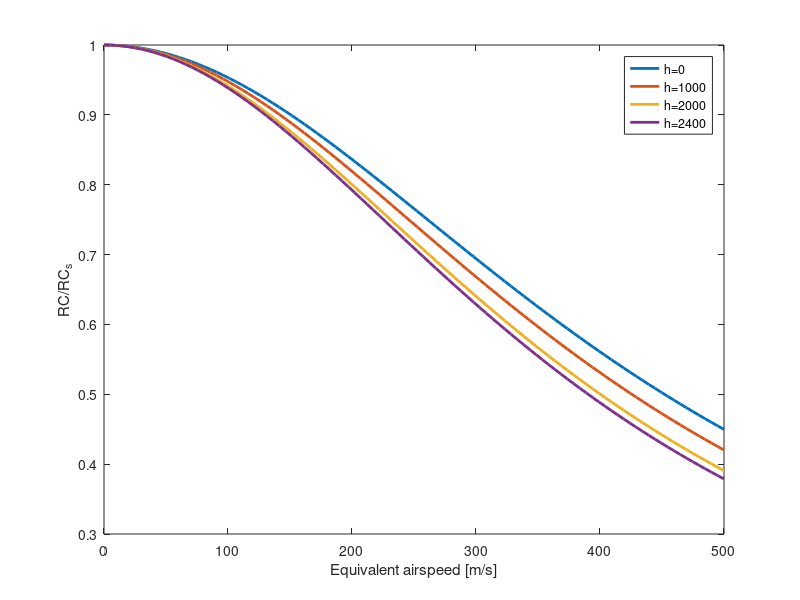

The MATLAB script that drew this image: (Note: this script raises an error after producing the figure.)
%% Inputs
%ISA inputs
R_isa=287.;              %??
g_isa=9.80665;          %gravitational acceleration
lambda_isa=-0.0065;     %temperature gradient
rho0_isa=1.225;         %sea level density
P0_isa=101325;          %sea level pressure
                              %INPUT   [m]
T_0_isa=288.15;         %sea level temperature
T_isa=288.15  ;  %temperature
%% Other inputs
W=100.;               %INPUT   [N]
Thrust=5000.;           %INPUT   [N]
D=300.;                %INPUT   [N]
alhph_T =0;             %INPUT   [radian] Assumed to be zero.
h_alt=2400;             %INPUT   [m] 
V_climb=10.;             %INPUT   [m/s]
t=0.;
Ve=linspace(0,500);
Pa=10000.;  %constant
fuel_flow=1.
tarray=[];
harray=[];
ROCarray=[];
h=0.;
P_isa = P0_isa * ((1 + (lambda_isa*h) / T_0_isa) ^ (-g_isa / (R_isa*lambda_isa)))
 
delta_h=1000;
for j=Ve
    
    M=j*sqrt(rho0_isa/(1.4*P_isa));
    %L=W;
    ROC_steady=(Pa-D*j)/W; %Rate of climb [m/s]
    %flight_angle_steady=asin(ROC_steady/V_climb);   %flight angle [radians]
    ROC_unsteady_steady=1/(1+1.4/2*M^2*(1+R_isa/g_isa*lambda_isa)) ;%unsteady climb 
        %ROC_unsteady_steady=1/(1+0.56*M^2);
    
        
  
    %ROC_unsteady_EAS=ROC_steady*ROC_unsteady_steady;
    %flight_angle_unsteady_EAS=asin(sin(flight_angle_steady)*(1+1.4*M^2/2*(1+R_isa/g_isa*lambda_isa)));
    
    h=h+delta_h    ;          %height change
    %delta_t=delta_h/ROC_unsteady_EAS;
    %t=t+delta_t;%Time Change
    %W=W-delta_t*fuel_flow; %Weight change
    %tarray=[tarray, t];
    harray=[harray,h];
    ROCarray=[ROCarray, ROC_unsteady_steady];
    
end
h=1000;
ROC2array=[];
for j=Ve
    P_isa = P0_isa * ((1 + (lambda_isa*h) / T_0_isa) ^ (-g_isa / (R_isa*lambda_isa)));
    M=j*sqrt(rho0_isa/(1.4*P_isa));
    ROC_steady=(Pa-D*j)/W; %Rate of climb [m/s]
    ROC_unsteady_steady=1/(1+1.4/2*M^2*(1+R_isa/g_isa*lambda_isa)) ;%unsteady climb   
    harray=[harray,h];
    ROC2array=[ROC2array, ROC_unsteady_steady];
    
end
h=2000;
ROC3array=[];
for j=Ve
    P_isa = P0_isa * ((1 + (lambda_isa*h) / T_0_isa) ^ (-g_isa / (R_isa*lambda_isa)));
    M=j*sqrt(rho0_isa/(1.4*P_isa));
    ROC_steady=(Pa-D*j)/W; %Rate of climb [m/s]
    ROC_unsteady_steady=1/(1+1.4/2*M^2*(1+R_isa/g_isa*lambda_isa)) ;%unsteady climb   
    harray=[harray,h];
    ROC3array=[ROC3array, ROC_unsteady_steady];
    
end
h=2400;
ROC4array=[];
for j=Ve
    P_isa = P0_isa * ((1 + (lambda_isa*h) / T_0_isa) ^ (-g_isa / (R_isa*lambda_isa)));
    M=j*sqrt(rho0_isa/(1.4*P_isa));
    ROC_steady=(Pa-D*j)/W; %Rate of climb [m/s]
    ROC_unsteady_steady=1/(1+1.4/2*M^2*(1+R_isa/g_isa*lambda_isa)) ;%unsteady climb   
    harray=[harray,h];
    ROC4array=[ROC4array, ROC_unsteady_steady];
    
end
%plot(tarray,harray);
plot(Ve, ROCarray, 'LineWidth',2);
hold on
plot(Ve, ROC2array,'LineWidth',2)
plot(Ve, ROC3array,'LineWidth',2)
plot(Ve, ROC4array,'LineWidth',2)
legend('h=0', 'h=1000', 'h=2000', 'h=2400');
ylabel('RC/RC_s') 
xlabel('Equivalent airspeed [m/s]');
ax = gca;
ax.FontSize = 13;
hold off